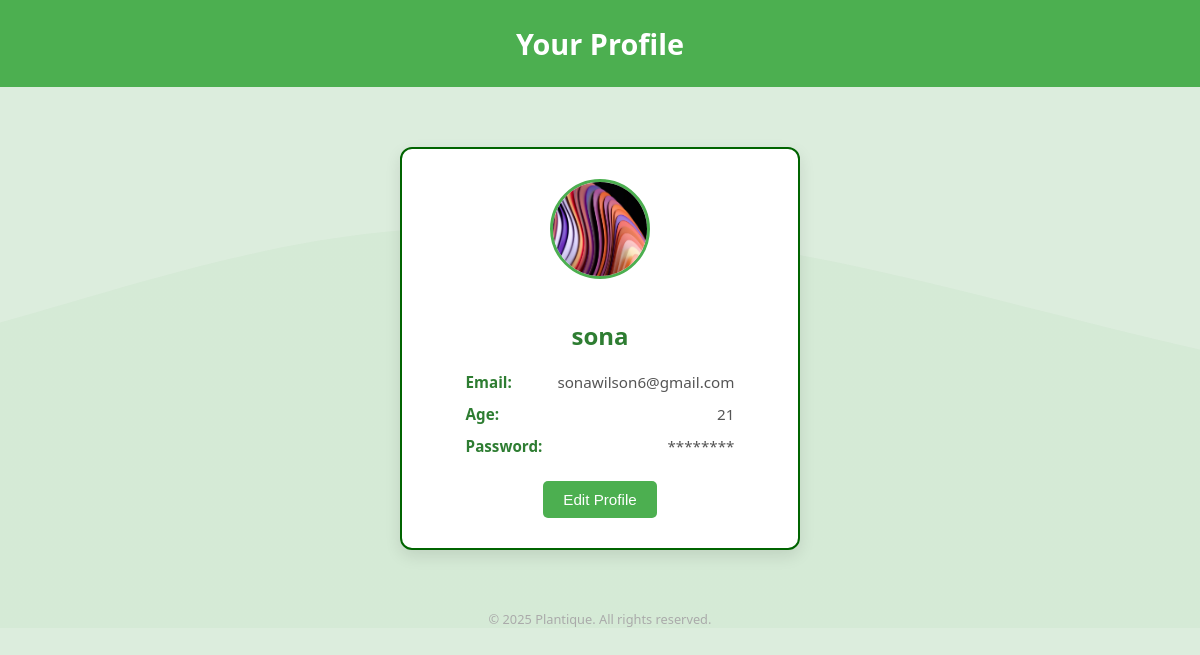
Screenshot of /profile/ (signed in) with the database file from the repository.
### plantique/models.py (models this page shows)
class reg(models.Model):
    name=models.CharField(max_length=100,null=True,blank=True)
    age=models.IntegerField()
    email=models.EmailField(unique=True)
    password=models.CharField(max_length=100,null=True,blank=True)
    image=models.FileField(upload_to='image/')

### plantique/views.py (the view)
# urls.py: path('profile/',views.profile,name='profile'),
def profile(request):
    if "email" in request.session:
        user=request.session['email']
        try:
            client=models.reg.objects.get(email=user)
            return render(request,'profile.html',{'c':client})
        except models.reg.DoesNotExist:
            alert="<script> alert('user not found'); window.location.href='/profile/';</script>;"
            return HttpResponse(alert)
    else:
        alert="<script> alert('user not found'); window.location.href='/profile/';</script>;"
        return HttpResponse(alert)

### plantique/templates/profile.html (shortened to what this page needs)
<!DOCTYPE html>
<html lang="en">
<head>
</head>
<body>
    <header>
        Your Profile
    </header>
    <div class="profile-container">
        {% if c.image %}
            <img src="{{ c.image.url }}" alt="Profile Image" class="profile-image">
        {% else %}
            <img src="/static/default-user.png" alt="Default Profile" class="profile-image">
        {% endif %}
        <h2>{{ c.name }}</h2>
        <div class="profile-info">
            <div class="info-row">
                <label>Email:</label>
                <p>{{ c.email }}</p>
            </div>
            <div class="info-row">
                <label>Age:</label>
                <p>{{ c.age }}</p>
            </div>
            <div class="info-row">
                <label>Password:</label>
                <p>********</p>
            </div>
        </div>
        <button class="edit-button" onclick="window.location.href='/editprofile/'">Edit Profile</button>
    </div>
    <div class="footer">
        © 2025 Plantique. All rights reserved.
    </div>
</body>
</html>

### plantique/templates/profile.html (style rules this page uses)
* { box-sizing: border-box; }
body { font-family: 'Segoe UI', sans-serif; background-color: #e8f5e9; background-size: cover; background-position: center; margin: 0; padding: 0; }
header { background-color: #4CAF50; color: white; text-align: center; padding: 1.5rem; font-size: 1.8rem; font-weight: bold; }
.profile-container { max-width: 400px; background: white; margin: 60px auto; padding: 30px; border-radius: 12px; box-shadow: 0 6px 16px rgba(0, 0, 0, 0.1); border: 2px solid #006400; text-align: center; }
.profile-image { width: 100px; height: 100px; object-fit: cover; border-radius: 50%; border: 3px solid #4CAF50; margin-bottom: 15px; }
.profile-container h2 { color: #2e7d32; font-size: 1.5rem; margin-bottom: 20px; }
.profile-info { display: flex; flex-direction: column; gap: 12px; align-items: center; font-size: 0.95rem; color: #444; }
.info-row { display: flex; justify-content: space-between; width: 80%; max-width: 300px; }
.info-row label { font-weight: 600; color: #2e7d32; margin-right: 10px; min-width: 80px; text-align: left; }
.info-row p { margin: 0; color: #555; text-align: right; flex: 1; }
.edit-button { margin-top: 25px; padding: 10px 20px; background-color: #4CAF50; color: white; border: none; border-radius: 5px; font-size: 0.95rem; cursor: pointer; transition: background-color 0.3s ease; }
.footer { text-align: center; margin-top: 60px; color: #aaa; font-size: 0.8rem; }

### rows the page displays
reg: image (picture), name "sona", email "sonawilson6@gmail.com", age "21"
